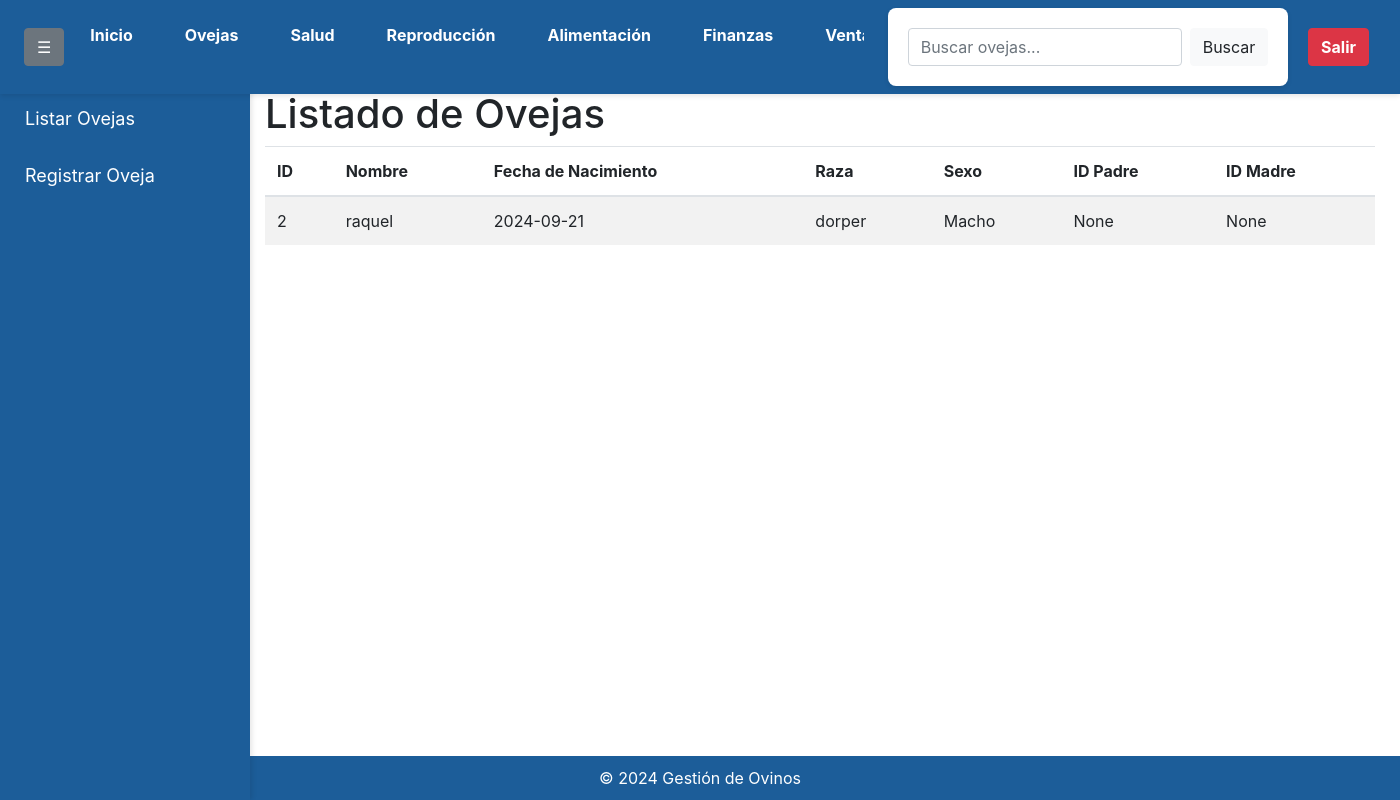
/listar_ovejas (signed in), run on an earlier commit of the app's database.
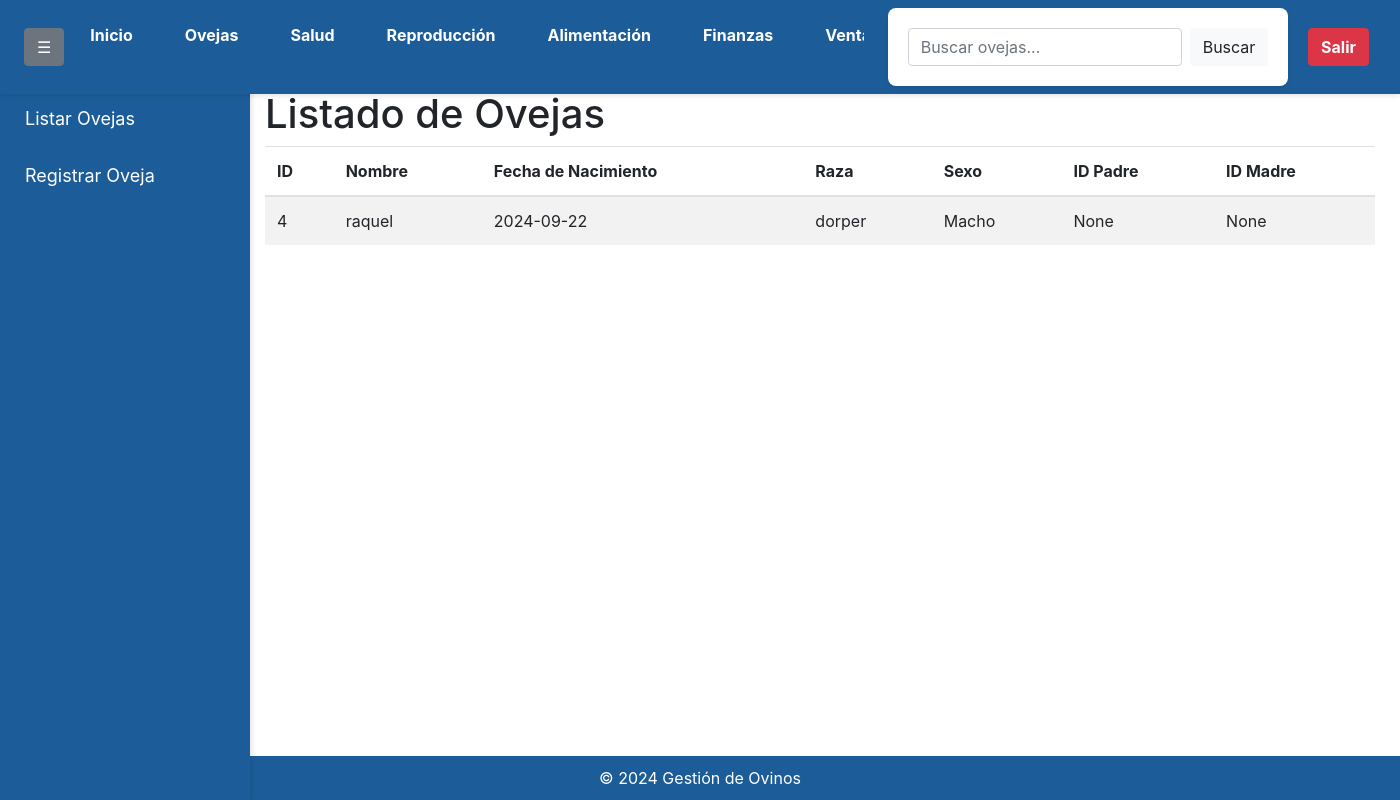
And on a later commit of the database.
### app/models.py (models this page shows, shortened)
class Oveja(db.Model):
    id = db.Column(db.Integer, primary_key=True)
    nombre = db.Column(db.String(100), nullable=False)
    fecha_nacimiento = db.Column(db.Date, nullable=False)
    raza = db.Column(db.String(50), nullable=False)
    sexo = db.Column(db.Enum('Macho', 'Hembra', name='sexo_enum'), nullable=False)
    id_padre = db.Column(db.Integer, db.ForeignKey('oveja.id'), nullable=True)
    id_madre = db.Column(db.Integer, db.ForeignKey('oveja.id'), nullable=True)
    user_id = db.Column(db.Integer, db.ForeignKey('user.id'), nullable=False)
    padre = db.relationship('Oveja', remote_side=[id], foreign_keys=[id_padre], backref=db.backref('hijos_padre', uselist=True))
    madre = db.relationship('Oveja', remote_side=[id], foreign_keys=[id_madre], backref=db.backref('hijos_madre', uselist=True))
    user = db.relationship('User', backref='ovejas')

### app/routes.py (the view)
@app.route('/listar_ovejas')
@login_required
def listar_ovejas():
    ovejas = Oveja.query.filter_by(user_id=current_user.id).all()
    return render_template('listar_ovejas.html', ovejas=ovejas)

### app/__init__.py (called while the page is built)
@login_manager.user_loader
def load_user(user_id):
    return User.query.get(int(user_id))

### app/templates/listar_ovejas.html (shortened to what this page needs)
<!DOCTYPE html>
<html lang="es">
<head>
    <link rel="stylesheet" href="{{ url_for('static', filename='styles.css') }}">
    <link rel="stylesheet" href="https://maxcdn.bootstrapcdn.com/bootstrap/4.5.2/css/bootstrap.min.css">
</head>
<body>
    <nav class="navbar navbar-expand-lg navbar-light" style="background-color: #1c5d99;">
        <div class="collapse navbar-collapse" id="navbarNav">
            <button class="btn btn-secondary ml-2" id="toggleSidebar">☰</button>
            <ul class="navbar-nav mr-auto">
                <li class="nav-item">
                    <a class="nav-link text-white" href="{{ url_for('index') }}">Inicio</a>
                </li>
                <li class="nav-item">
                    <a class="nav-link text-white" href="{{ url_for('oveja') }}">Ovejas</a>
                </li>
                <li class="nav-item">
                    <a class="nav-link text-white" href="{{ url_for('salud') }}">Salud</a>
                </li>
                <li class="nav-item">
                    <a class="nav-link text-white" href="{{ url_for('reproduccion') }}">Reproducción</a>
                </li>
                <li class="nav-item">
                    <a class="nav-link text-white" href="{{ url_for('alimentacion') }}">Alimentación</a>
                </li>
                <li class="nav-item">
                    <a class="nav-link text-white" href="{{ url_for('finanzas') }}">Finanzas</a>
                </li>
                <li class="nav-item">
                    <a class="nav-link text-white" href="{{ url_for('venta') }}">Ventas</a>
                </li>
            </ul>
            <form class="form-inline my-2 my-lg-0" method="GET" action="{{ url_for('listar_ovejas') }}">
                <input class="form-control mr-sm-2" type="search" name="search" placeholder="Buscar ovejas..." aria-label="Search" value="{{ request.args.get('search', '') }}">
                <button class="btn btn-light my-2 my-sm-0" type="submit">Buscar</button>
            </form>
            <a href="{{ url_for('logout') }}" class="btn btn-danger ml-2">Salir</a>
        </div>
    </nav>
    <div class="sidebar" id="sidebar">
        <ul class="nav flex-column">
            <li class="nav-item">
                <a class="nav-link text-white" href="{{ url_for('listar_ovejas') }}">Listar Ovejas</a>
            </li>
            <li class="nav-item">
                <a class="nav-link text-white" href="{{ url_for('registrar_oveja') }}">Registrar Oveja</a>
            </li>
        </ul>
    </div>
    <div class="container mt-3">
        <h1 style="margin-top: 70px;">Listado de Ovejas</h1>
        <table class="table table-striped">
            <thead>
                <tr>
                    <th>ID</th>
                    <th>Nombre</th>
                    <th>Fecha de Nacimiento</th>
                    <th>Raza</th>
                    <th>Sexo</th>
                    <th>ID Padre</th>
                    <th>ID Madre</th>
                </tr>
            </thead>
            <tbody>
                {% for oveja in ovejas %}
                    <tr>
                        <td>{{ oveja.id }}</td>
                        <td>{{ oveja.nombre }}</td>
                        <td>{{ oveja.fecha_nacimiento }}</td>
                        <td>{{ oveja.raza }}</td>
                        <td>{{ oveja.sexo }}</td>
                        <td>{{ oveja.id_padre }}</td>
                        <td>{{ oveja.id_madre }}</td>
                    </tr>
                {% endfor %}
            </tbody>
        </table>
    </div>
    <footer class="text-center mt-4">
        &copy; 2024 Gestión de Ovinos
    </footer>
</body>
</html>

### app/static/styles.css (style rules this page uses)
body { font-family: 'Arial', sans-serif; background-color: #f0f2f5; color: #333; margin: 0; padding: 0; padding-top: 20px; }
.navbar { background-color: #1c5d99; padding: 10px 20px; text-align: center; box-shadow: 0 2px 5px rgba(0, 0, 0, 0.1); position: fixed; top: 0; left: 0; width: 100%; z-index: 1000; }
.navbar a { color: #ffffff; text-decoration: none; margin: 0 15px; font-weight: bold; }
.sidebar { height: calc(100vh - 35px); width: 250px; position: fixed; top: 35px; right: 0; background-color: #1c5d99; padding-top: 20px; box-shadow: 2px 0 5px rgba(0, 0, 0, 0.1); overflow-y: auto; z-index: 900; }
.sidebar a { padding: 15px 25px; text-decoration: none; font-size: 18px; color: #ffffff; display: block; transition: 0.3s; }
form { max-width: 500px; margin: 20px auto; padding: 20px; background-color: #ffffff; border-radius: 8px; box-shadow: 0 2px 5px rgba(0, 0, 0, 0.1); }
.btn { display: inline-block; padding: 10px 15px; background-color: #1c5d99; color: white; text-decoration: none; border-radius: 5px; font-weight: bold; text-align: center; }
footer { background-color: #1c5d99; color: white; text-align: center; padding: 10px; position: fixed; bottom: 0; width: calc(100%); right: 0; z-index: 850; }

### app/templates/listar_ovejas.html (style rules this page uses)
.sidebar { height: calc(100% - 70px); width: 250px; position: fixed; top: 70px; left: 0; background-color: #1c5d99; transition: margin-left 0.3s; }
.container { margin-left: 250px; transition: margin-left 0.3s; }
.navbar { padding: 0.5rem 0.5rem; position: fixed; width: 100%; z-index: 1000; }
.navbar-nav .nav-item { margin: 0 3px; }
.navbar { padding: 0.5rem 1rem; }
.navbar-nav { max-width: 800px; overflow-x: auto; }

What changed in the data, as far as the page shows it:
removed Oveja: id "2", nombre "raquel", fecha_nacimiento "2024-09-21", raza "dorper", sexo "Macho", id_padre "None", id_madre "None"
added Oveja: id "4", nombre "raquel", fecha_nacimiento "2024-09-22", raza "dorper", sexo "Macho", id_padre "None", id_madre "None"
